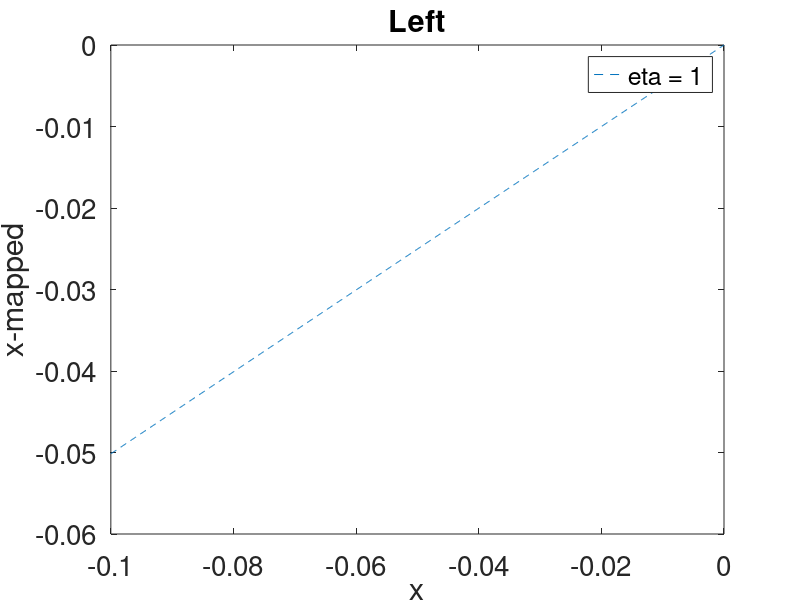
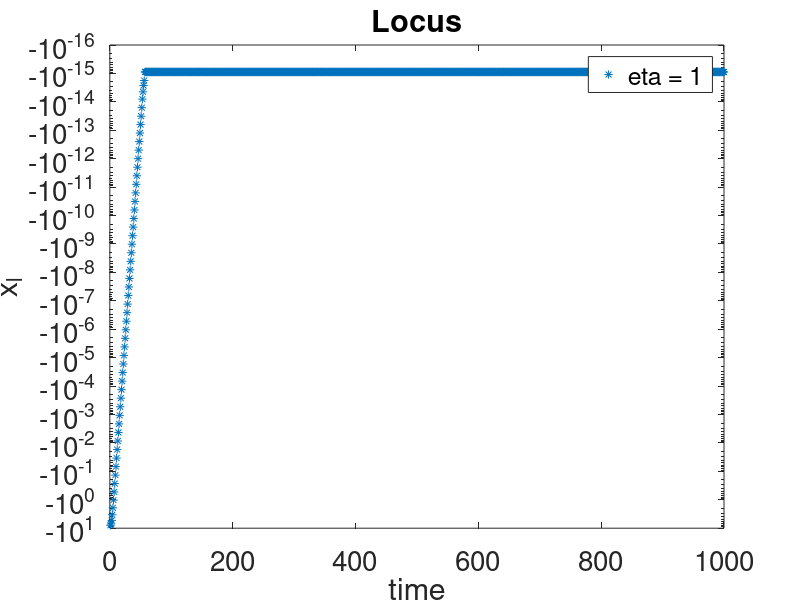

Write the MATLAB code that produced these figures, in order.
%..understanding the push operator in detail..
clear all
close all
clc
eta = 1;
a = -8;
b = 10;
x_b = 0;
x = linspace(x_b - 0.1,x_b,1000);

x_mapped = a + ((x-a).*((x_b - a).^eta)).^(1/(1+eta));

plot(x,x_mapped,'--');
xlabel('x');
ylabel('x-mapped');
title('Left');
legend('eta = 1')
set(gca,'fontsize',20)

figure(3)
%..locii of a point
x_l = zeros(1,1000);
x_l(1) = a + 0.1;
for i = 2:1000
    x = x_l(i-1);
    x_l(i) = a + ((x-a).*((x_b - a).^eta)).^(1/(1+eta));
end

time = 1:1000;
semilogy(time,x_l,'*');
xlabel('time')
ylabel('x_l');
title('Locus');
legend('eta = 1')
set(gca,'fontsize',20)